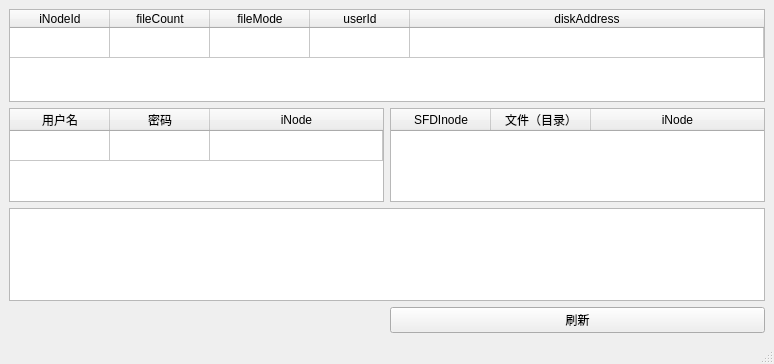
<?xml version="1.0" encoding="UTF-8"?>
<ui version="4.0">
 <class>iNI</class>
 <widget class="QMainWindow" name="iNI">
  <property name="geometry">
   <rect>
    <x>0</x>
    <y>0</y>
    <width>774</width>
    <height>364</height>
   </rect>
  </property>
  <property name="windowTitle">
   <string>MainWindow</string>
  </property>
  <widget class="QWidget" name="centralwidget">
   <layout class="QGridLayout" name="gridLayout">
    <item row="8" column="1">
     <widget class="QPushButton" name="refresh">
      <property name="text">
       <string>刷新</string>
      </property>
     </widget>
    </item>
    <item row="0" column="0" colspan="2">
     <widget class="QTableWidget" name="tableWidget">
      <property name="alternatingRowColors">
       <bool>false</bool>
      </property>
      <property name="gridStyle">
       <enum>Qt::SolidLine</enum>
      </property>
      <property name="sortingEnabled">
       <bool>false</bool>
      </property>
      <property name="rowCount">
       <number>1</number>
      </property>
      <attribute name="horizontalHeaderCascadingSectionResizes">
       <bool>false</bool>
      </attribute>
      <attribute name="horizontalHeaderHighlightSections">
       <bool>true</bool>
      </attribute>
      <attribute name="horizontalHeaderStretchLastSection">
       <bool>true</bool>
      </attribute>
      <attribute name="verticalHeaderVisible">
       <bool>false</bool>
      </attribute>
      <row/>
      <column>
       <property name="text">
        <string>iNodeId</string>
       </property>
      </column>
      <column>
       <property name="text">
        <string>fileCount</string>
       </property>
      </column>
      <column>
       <property name="text">
        <string>fileMode</string>
       </property>
      </column>
      <column>
       <property name="text">
        <string>userId</string>
       </property>
      </column>
      <column>
       <property name="text">
        <string>diskAddress</string>
       </property>
      </column>
     </widget>
    </item>
    <item row="4" column="1">
     <widget class="QTableWidget" name="tableWidget_3">
      <attribute name="horizontalHeaderCascadingSectionResizes">
       <bool>false</bool>
      </attribute>
      <attribute name="horizontalHeaderMinimumSectionSize">
       <number>19</number>
      </attribute>
      <attribute name="horizontalHeaderStretchLastSection">
       <bool>true</bool>
      </attribute>
      <attribute name="verticalHeaderVisible">
       <bool>false</bool>
      </attribute>
      <column>
       <property name="text">
        <string>SFDInode</string>
       </property>
      </column>
      <column>
       <property name="text">
        <string>文件（目录）</string>
       </property>
      </column>
      <column>
       <property name="text">
        <string>iNode</string>
       </property>
      </column>
     </widget>
    </item>
    <item row="4" column="0">
     <widget class="QTableWidget" name="tableWidget_2">
      <property name="rowCount">
       <number>1</number>
      </property>
      <attribute name="horizontalHeaderCascadingSectionResizes">
       <bool>false</bool>
      </attribute>
      <attribute name="horizontalHeaderShowSortIndicator" stdset="0">
       <bool>false</bool>
      </attribute>
      <attribute name="horizontalHeaderStretchLastSection">
       <bool>true</bool>
      </attribute>
      <attribute name="verticalHeaderVisible">
       <bool>false</bool>
      </attribute>
      <attribute name="verticalHeaderHighlightSections">
       <bool>true</bool>
      </attribute>
      <row/>
      <column>
       <property name="text">
        <string>用户名</string>
       </property>
      </column>
      <column>
       <property name="text">
        <string>密码</string>
       </property>
      </column>
      <column>
       <property name="text">
        <string>iNode</string>
       </property>
      </column>
     </widget>
    </item>
    <item row="5" column="0" colspan="2">
     <widget class="QTableWidget" name="tableWidget_4"/>
    </item>
   </layout>
  </widget>
  <widget class="QMenuBar" name="menubar">
   <property name="geometry">
    <rect>
     <x>0</x>
     <y>0</y>
     <width>774</width>
     <height>23</height>
    </rect>
   </property>
  </widget>
  <widget class="QStatusBar" name="statusbar"/>
 </widget>
 <resources/>
 <connections/>
</ui>
